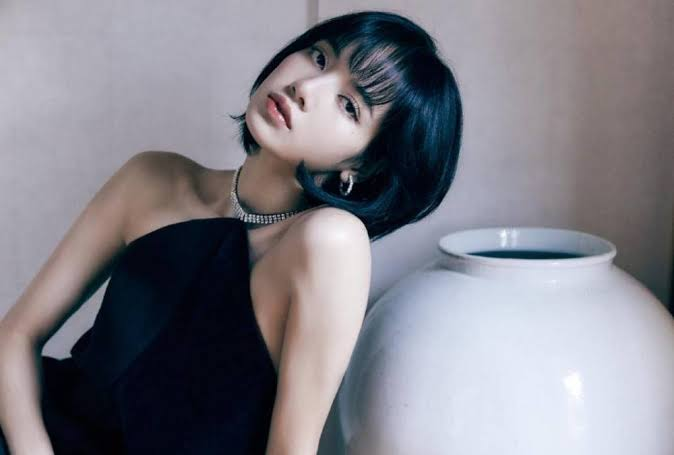
#> input picture lab01/lisa.jpeg, 674 x 455 px
$ python interpolation2.py
#> lines starting #> are read from the running program, lines starting #| are printed output that depends on the picture
import numpy as np
import cv2
import math

img = cv2.imread("lisa.jpeg")
#> img is the input picture: shape (455, 674, 3); mean B, G, R 136.6, 128.2, 129.8
w = img.shape[0]
#> w = 455
h = img.shape[1]
#> h = 674

zoom = np.zeros((w,h,3), np.uint8)
wz = zoom.shape[0]
#> wz = 455
hz = zoom.shape[1]
#> hz = 674

print("original",w,h)
#| original 455 674
print("zoomed",wz,hz)
#| zoomed 455 674

for i in range(wz):
    for j in range(hz):
        for k in range(3):
            if math.floor(i/3) != math.ceil(i/3):
                x = img[math.floor(i/3)+80][math.floor(j/3)+300][k]*(i/3-math.floor(i/3))+img[math.ceil(i/3)+80][math.floor(j/3)+300][k]*(math.ceil(i/3)-i/3)
                y = img[math.floor(i/3)+80][math.ceil(j/3)+300][k]*(i/3-math.floor(i/3))+img[math.ceil(i/3)+80][math.ceil(j/3)+300][k]*(math.ceil(i/3)-i/3)
            else :
                x = img[math.floor(i/3)+80][math.floor(j/3)+300][k]
                y = img[math.floor(i/3)+80][math.ceil(j/3)+300][k]
            if x!=y:
                zoom[i][j][k] = x*(j/3-math.floor(j/3))+y*(math.ceil(j/3)-j/3)
            else :
                zoom[i][j][k] = x
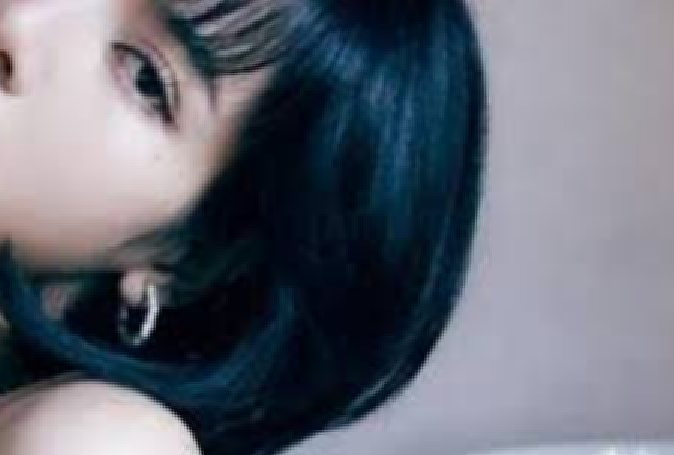
#> zoom: shape (455, 674, 3); mean B, G, R 115.7, 104.1, 99.6
cv2.imshow('MY Image',zoom)

cv2.waitKey(0)
cv2.destroyAllWindows()

cv2.imwrite("lisa_result_2.jpg",zoom)
